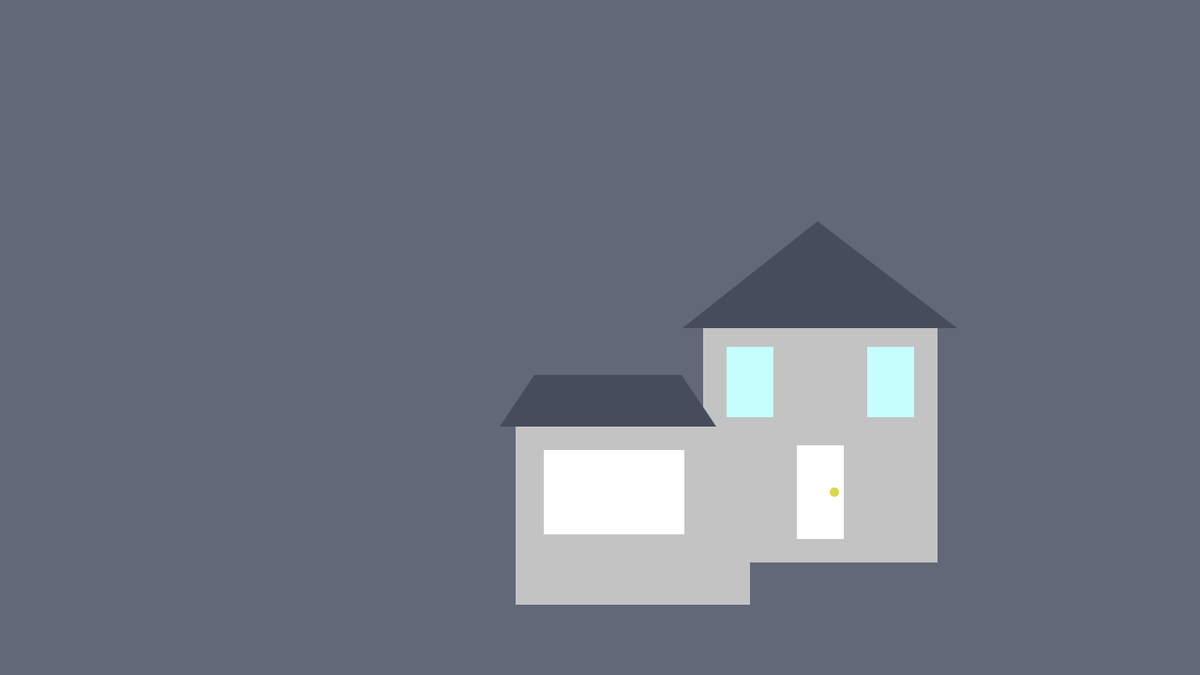
Frame 1 (no input)
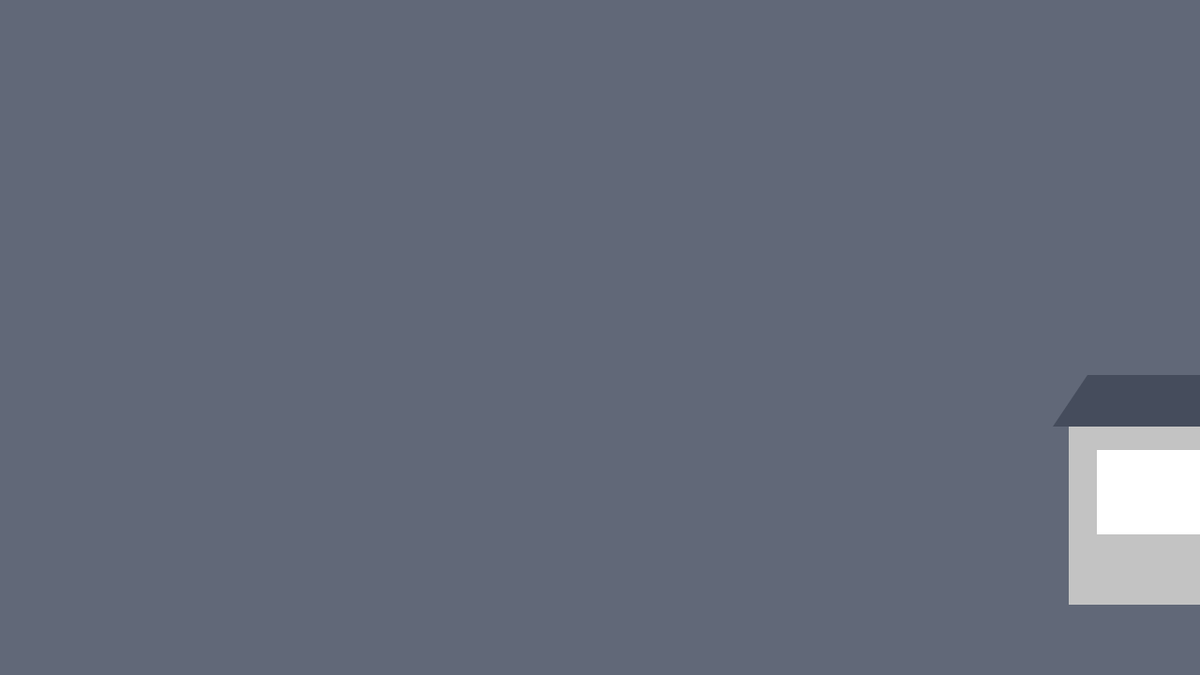
Frame 60 (no input)
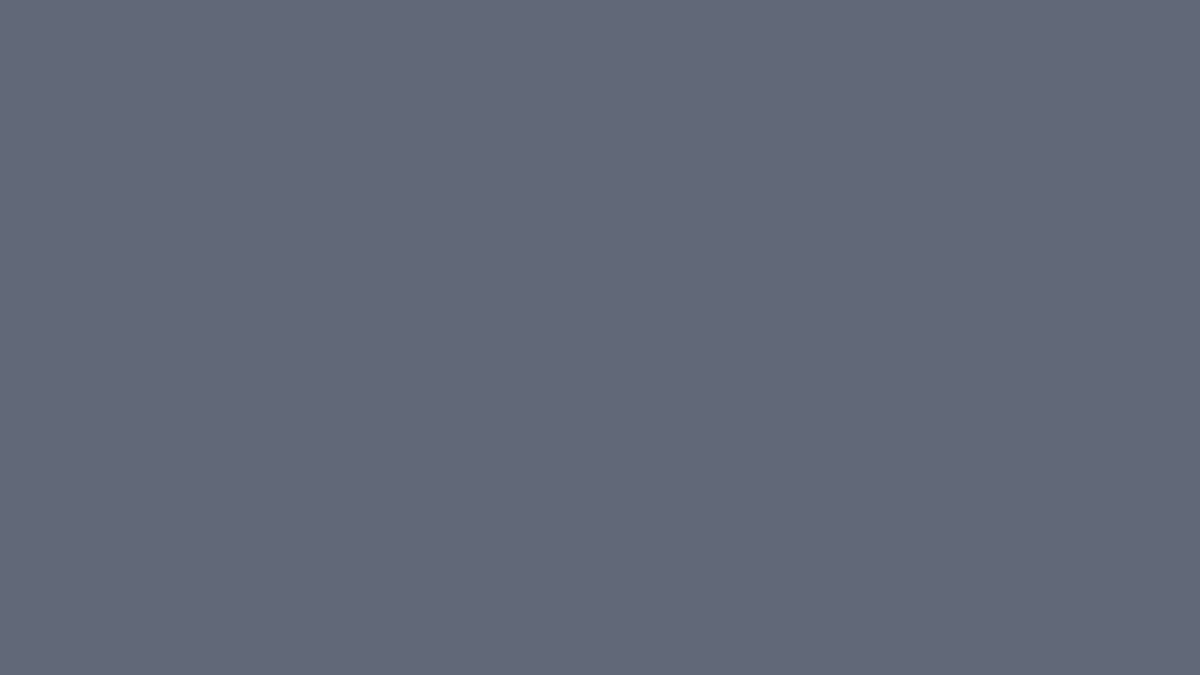
Frame 120 (the mouse pressed at the canvas centre since frame 60)

The p5.js sketch that drew these frames (run headless with seeded random() and noise() and a simulated clock; from frame 60 on, the mouse is pressed at the canvas centre):

// p5.js sketch
// ── sketch.js
let x=0;

function setup() {
  createCanvas(1280, 720);
}

function draw() {
  background(97, 104, 120);
  push();
  translate(x, 0);
  avatar();
  pop();
  x+=10;
  if (x>width) {
    x=-1000
  }
}

function bg() {
  if (mouseIsPressed) {
    background(97, 104, 120);
  } else {
    background(131, 173, 195);
  }
}

function avatar() {

  if (mouseIsPressed) {

    noStroke();

    //roof/backshell
    fill(69, 76, 92);
    rect(725, 325, 300, 300);

    //roof/helmet
    fill(69, 76, 92);
    rect(750, 125, 250, 350);

    //body/house
    fill(195, 195, 195);
    rect(750, 350, 250, 250);

    //head/garage
    fill(195);
    rect(775, 150, 200, 250);

    //door/mouth
    fill(255);
    rect(825, 275, 100, 50);

    //doorknob
    fill(217, 215, 74);
    circle(875, 315, 10);

    //window/eyeR
    fill(196, 255, 254);
    rect(900, 160, 50, 75);

    //window/eyeL
    fill(196, 255, 254);
    rect(800, 160, 50, 75);

    //garagedoor/belly
    fill(255);
    rect(830, 400, 90, 150);

    //armsL
    fill(180, 180, 180);
    rect(790, 385, 25, 75)

    //armsR
    fill(180, 180, 180);
    rect(935, 385, 25, 75)

    //legsL
    fill(180, 180, 180);
    rect(935, 600, 25, 75)

    //legsR
    fill(180, 180, 180);
    rect(790, 600, 25, 75)

    } else {

    noStroke();

    //houseBASE
    fill(195, 195, 195);
    rect(750, 350, 250, 250);

    //door
    fill(255);
    rect(850, 475, 50, 100);

    //windowR
    fill(196, 255, 254);
    rect(925, 370, 50, 75);

    //windowL
    fill(196, 255, 254);
    rect(775, 370, 50, 75);

    //doorknob
    fill(217, 215, 74);
    circle(890, 525, 10);

    //roof
    fill(69, 76, 92);
    triangle(728, 350, 1021, 350, 872, 236);

    //garageBASE
    fill(195, 195, 195);
    rect(550, 445, 250, 200);

    //garageDOOR
    fill(255);
    rect(580, 480, 150, 90);

    //garageROOF
    fill(69, 76, 92);
    quad(570, 400, 727, 400, 764, 455, 533, 455);
  }
}
